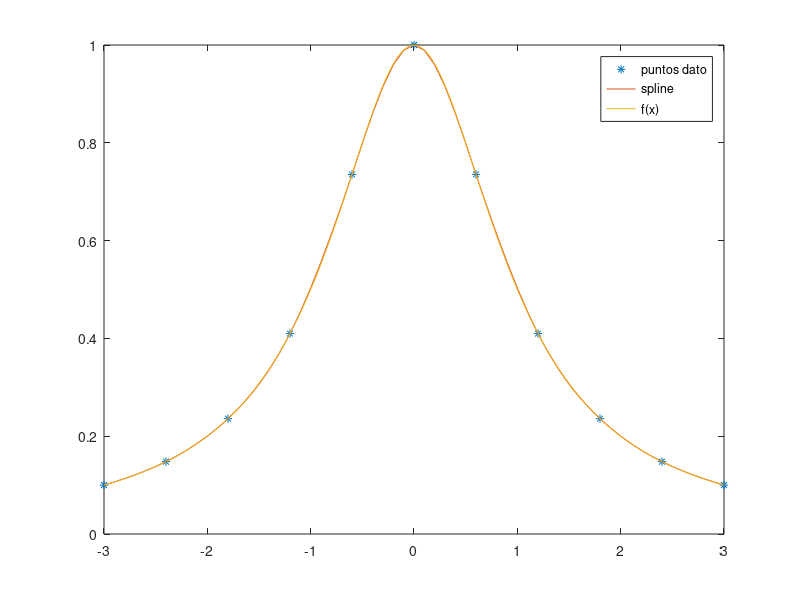

This chart was generated by the following MATLAB code:
n = 11;    % cantidad de puntos dato
ini = -3;  % valor inicial
fin = 3;   % valor final
y = @(x) 1./(1+(x.^2)); % defini la función

x = linspace(ini, fin, n); % generar n puntos datos
y = y(x);                  % evaluar la función en los puntos dato

xx = ini:.1:fin;           % puntos donde evaluar la spline
yy = spline(x,y,xx);       % calcular la spline

% mostrar el resultado de la spline
plot(x,y,'*',xx,yy);

% graficar f(x)
hold on;
fplot("1/(1+x^2)", [ini fin]);

% mostrar referencias
legend("puntos dato", "spline", "f(x)");

